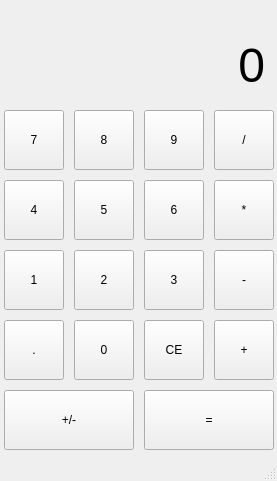
<?xml version="1.0" encoding="UTF-8"?>
<ui version="4.0">
 <class>MainWindow</class>
 <widget class="QMainWindow" name="MainWindow">
  <property name="geometry">
   <rect>
    <x>0</x>
    <y>0</y>
    <width>277</width>
    <height>481</height>
   </rect>
  </property>
  <property name="windowTitle">
   <string>MainWindow</string>
  </property>
  <widget class="QWidget" name="centralwidget">
   <widget class="QPushButton" name="pushButton">
    <property name="geometry">
     <rect>
      <x>4</x>
      <y>250</y>
      <width>60</width>
      <height>60</height>
     </rect>
    </property>
    <property name="text">
     <string>1</string>
    </property>
   </widget>
   <widget class="QPushButton" name="pushButton_2">
    <property name="geometry">
     <rect>
      <x>74</x>
      <y>250</y>
      <width>60</width>
      <height>60</height>
     </rect>
    </property>
    <property name="text">
     <string>2</string>
    </property>
   </widget>
   <widget class="QPushButton" name="pushButton_3">
    <property name="geometry">
     <rect>
      <x>144</x>
      <y>250</y>
      <width>60</width>
      <height>60</height>
     </rect>
    </property>
    <property name="text">
     <string>3</string>
    </property>
   </widget>
   <widget class="QPushButton" name="pushButton_4">
    <property name="geometry">
     <rect>
      <x>4</x>
      <y>180</y>
      <width>60</width>
      <height>60</height>
     </rect>
    </property>
    <property name="text">
     <string>4</string>
    </property>
   </widget>
   <widget class="QPushButton" name="pushButton_5">
    <property name="geometry">
     <rect>
      <x>74</x>
      <y>180</y>
      <width>60</width>
      <height>60</height>
     </rect>
    </property>
    <property name="text">
     <string>5</string>
    </property>
   </widget>
   <widget class="QPushButton" name="pushButton_6">
    <property name="geometry">
     <rect>
      <x>144</x>
      <y>180</y>
      <width>60</width>
      <height>60</height>
     </rect>
    </property>
    <property name="text">
     <string>6</string>
    </property>
   </widget>
   <widget class="QPushButton" name="pushButton_7">
    <property name="geometry">
     <rect>
      <x>4</x>
      <y>110</y>
      <width>60</width>
      <height>60</height>
     </rect>
    </property>
    <property name="text">
     <string>7</string>
    </property>
   </widget>
   <widget class="QPushButton" name="pushButton_8">
    <property name="geometry">
     <rect>
      <x>74</x>
      <y>110</y>
      <width>60</width>
      <height>60</height>
     </rect>
    </property>
    <property name="text">
     <string>8</string>
    </property>
   </widget>
   <widget class="QPushButton" name="pushButton_9">
    <property name="geometry">
     <rect>
      <x>144</x>
      <y>110</y>
      <width>60</width>
      <height>60</height>
     </rect>
    </property>
    <property name="text">
     <string>9</string>
    </property>
   </widget>
   <widget class="QPushButton" name="pushButton_10">
    <property name="geometry">
     <rect>
      <x>144</x>
      <y>320</y>
      <width>60</width>
      <height>60</height>
     </rect>
    </property>
    <property name="text">
     <string>CE</string>
    </property>
   </widget>
   <widget class="QPushButton" name="pushButton_11">
    <property name="geometry">
     <rect>
      <x>74</x>
      <y>320</y>
      <width>60</width>
      <height>60</height>
     </rect>
    </property>
    <property name="text">
     <string>0</string>
    </property>
   </widget>
   <widget class="QPushButton" name="pushButton_13">
    <property name="geometry">
     <rect>
      <x>144</x>
      <y>390</y>
      <width>130</width>
      <height>60</height>
     </rect>
    </property>
    <property name="text">
     <string>=</string>
    </property>
   </widget>
   <widget class="QPushButton" name="pushButton_14">
    <property name="geometry">
     <rect>
      <x>4</x>
      <y>390</y>
      <width>130</width>
      <height>60</height>
     </rect>
    </property>
    <property name="text">
     <string>+/-</string>
    </property>
   </widget>
   <widget class="QPushButton" name="pushButton_15">
    <property name="geometry">
     <rect>
      <x>4</x>
      <y>320</y>
      <width>60</width>
      <height>60</height>
     </rect>
    </property>
    <property name="text">
     <string>.</string>
    </property>
   </widget>
   <widget class="QPushButton" name="pushButton_16">
    <property name="geometry">
     <rect>
      <x>214</x>
      <y>320</y>
      <width>60</width>
      <height>60</height>
     </rect>
    </property>
    <property name="text">
     <string>+</string>
    </property>
   </widget>
   <widget class="QPushButton" name="pushButton_17">
    <property name="geometry">
     <rect>
      <x>214</x>
      <y>250</y>
      <width>60</width>
      <height>60</height>
     </rect>
    </property>
    <property name="text">
     <string>-</string>
    </property>
   </widget>
   <widget class="QPushButton" name="pushButton_18">
    <property name="geometry">
     <rect>
      <x>214</x>
      <y>180</y>
      <width>60</width>
      <height>60</height>
     </rect>
    </property>
    <property name="text">
     <string>*</string>
    </property>
   </widget>
   <widget class="QPushButton" name="pushButton_19">
    <property name="geometry">
     <rect>
      <x>214</x>
      <y>110</y>
      <width>60</width>
      <height>60</height>
     </rect>
    </property>
    <property name="text">
     <string>/</string>
    </property>
   </widget>
   <widget class="QLabel" name="label">
    <property name="geometry">
     <rect>
      <x>14</x>
      <y>30</y>
      <width>251</width>
      <height>71</height>
     </rect>
    </property>
    <property name="font">
     <font>
      <pointsize>36</pointsize>
     </font>
    </property>
    <property name="text">
     <string>0</string>
    </property>
    <property name="alignment">
     <set>Qt::AlignRight|Qt::AlignTrailing|Qt::AlignVCenter</set>
    </property>
   </widget>
   <widget class="QLabel" name="label_2">
    <property name="geometry">
     <rect>
      <x>180</x>
      <y>0</y>
      <width>91</width>
      <height>20</height>
     </rect>
    </property>
    <property name="text">
     <string/>
    </property>
    <property name="alignment">
     <set>Qt::AlignRight|Qt::AlignTrailing|Qt::AlignVCenter</set>
    </property>
   </widget>
  </widget>
  <widget class="QStatusBar" name="statusbar"/>
 </widget>
 <resources/>
 <connections/>
</ui>
